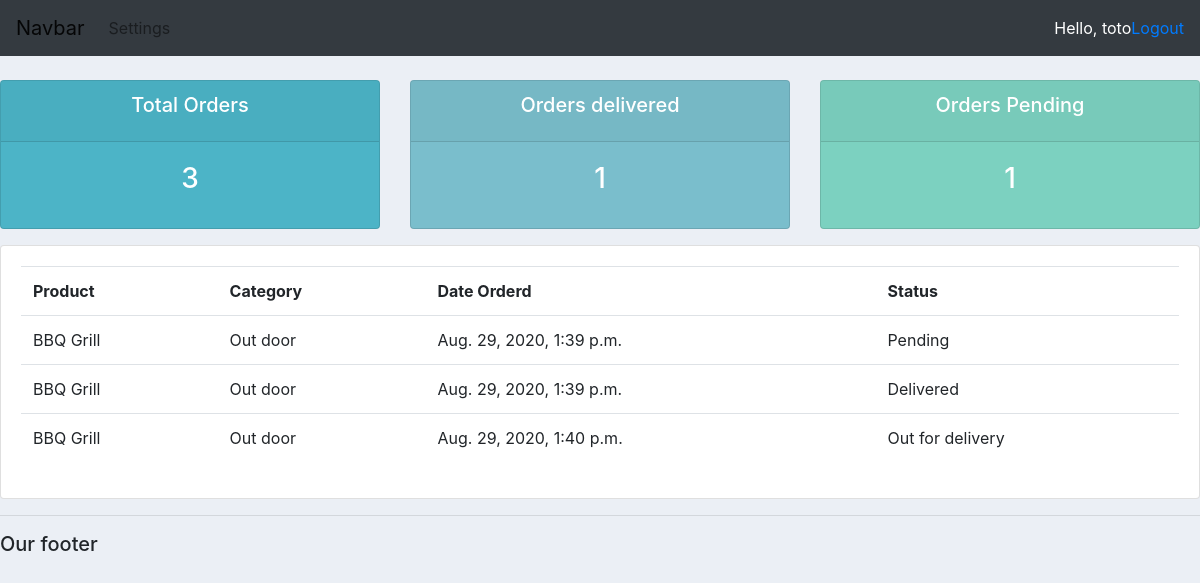
Screenshot of /user/ (signed in) with the database file from the repository.
### accounts/models.py (models this page shows, shortened)
class Order(models.Model):
    STATUS =(
        ('Pending', 'Pending'),
        ('Out for delivery', 'Out for delivery'),
        ('Delivered', 'Delivered'),
    )
    customer = models.ForeignKey(Customer, null= True, on_delete=models.SET_NULL)
    product = models.ForeignKey(Product, null=True, on_delete=models.SET_NULL)
    date_created = models.DateTimeField(auto_now_add=True, null=True)
    status = models.CharField(max_length=200, null=True, choices=STATUS)

class Product(models.Model):
    CATEGORY = (
        ('Indoor', 'Indoor'),
        ('Out door', 'Out door'),
    )
    name = models.CharField(max_length=200, null=True)
    price = models.FloatField(null=True)
    category = models.CharField(max_length=200, null=True, choices=CATEGORY)
    description = models.CharField(max_length=200, null=True, blank=True)
    date_created = models.DateTimeField(auto_now_add=True, null=True)
    tags = models.ManyToManyField(Tag)

### accounts/decorators.py (the view)
        def wrapper_func(request, *args, **kwargs):
            group = None
            if request.user.groups.exists():
                group = request.user.groups.all()[0].name
            if group in allowed_roles:
                return view_func(request, *args, **kwargs)
            else:
                return HttpResponse('You are not authorized to view this page')

### accounts/views.py (called while the page is built)
@login_required(login_url='login')
@allowed_users(allowed_roles=['customer'])
def userPage(request):
    orders = request.user.customer.order_set.all()
    total_orders = orders.count()
    delivered = orders.filter(status='Delivered').count()
    pending = orders.filter(status='Pending').count()
    context = {'orders': orders,'total_orders': total_orders, 'delivered': delivered, 'pending': pending,}
    return render(request, 'accounts/user.html', context)

### accounts/templates/accounts/user.html
{% extends 'accounts/base.html' %}
{% block content %}
{% include 'accounts/status.html' %}
<div class="row">
    <div class="col">
        <div class="card card-body">
            <table class="table ">
                <tr>
                    <th>Product</th>
                    <th>Category</th>
                    <th>Date Orderd</th>
                    <th>Status</th>
                </tr>
                {% for order in orders %}
                    <tr>
                        <td>{{order.product.name}}</td>
                        <td>{{order.product.category}}</td>
                        <td>{{order.date_created}}</td>
                        <td>{{order.status}}</td>
                   </tr>
                {% endfor %}
            </table>
        </div>
    </div>
</div>
{% endblock content%}

### accounts/templates/accounts/navbar.html (shortened to what this page needs)
<nav class="navbar navbar-expand-lg navbar-light bg-dark">
    <a class="navbar-brand" href="#">Navbar</a>
    <div class="collapse navbar-collapse" id="navbarNav">
        <ul class="navbar-nav">
            {% if request.user.is_staff %}
                <li class="nav-item active">
                    <a class="nav-link" href="{% url 'home' %}">Dashboard</a>
                </li>
                <li class="nav-item">
                    <a class="nav-link" href="{% url 'products' %}">Products</a>
                </li>
            {% else %}
                <li class="nav-item">
                    <a class="nav-link" href="{% url 'account' %}">Settings</a>
                </li>
            {% endif %}
        </ul>
    </div>
    <span class="text-white">Hello, {{request.user}}</span>
    <span><a href="{% url 'logout' %}">Logout</a></span>
</nav>

### static/css/main.css (style rules this page uses)
body { background-color: #ebeff5 }

### rows the page displays
Order: product.name "BBQ Grill", product.category "Out door", date_created "Aug. 29, 2020, 1:39 p.m.", status "Pending"
Order: product.name "BBQ Grill", product.category "Out door", date_created "Aug. 29, 2020, 1:39 p.m.", status "Delivered"
Order: product.name "BBQ Grill", product.category "Out door", date_created "Aug. 29, 2020, 1:40 p.m.", status "Out for delivery"

### other values shown
{{ request.user }} "toto"
{{ total_orders }} "3"
{{ delivered }} "1"
{{ pending }} "1"
